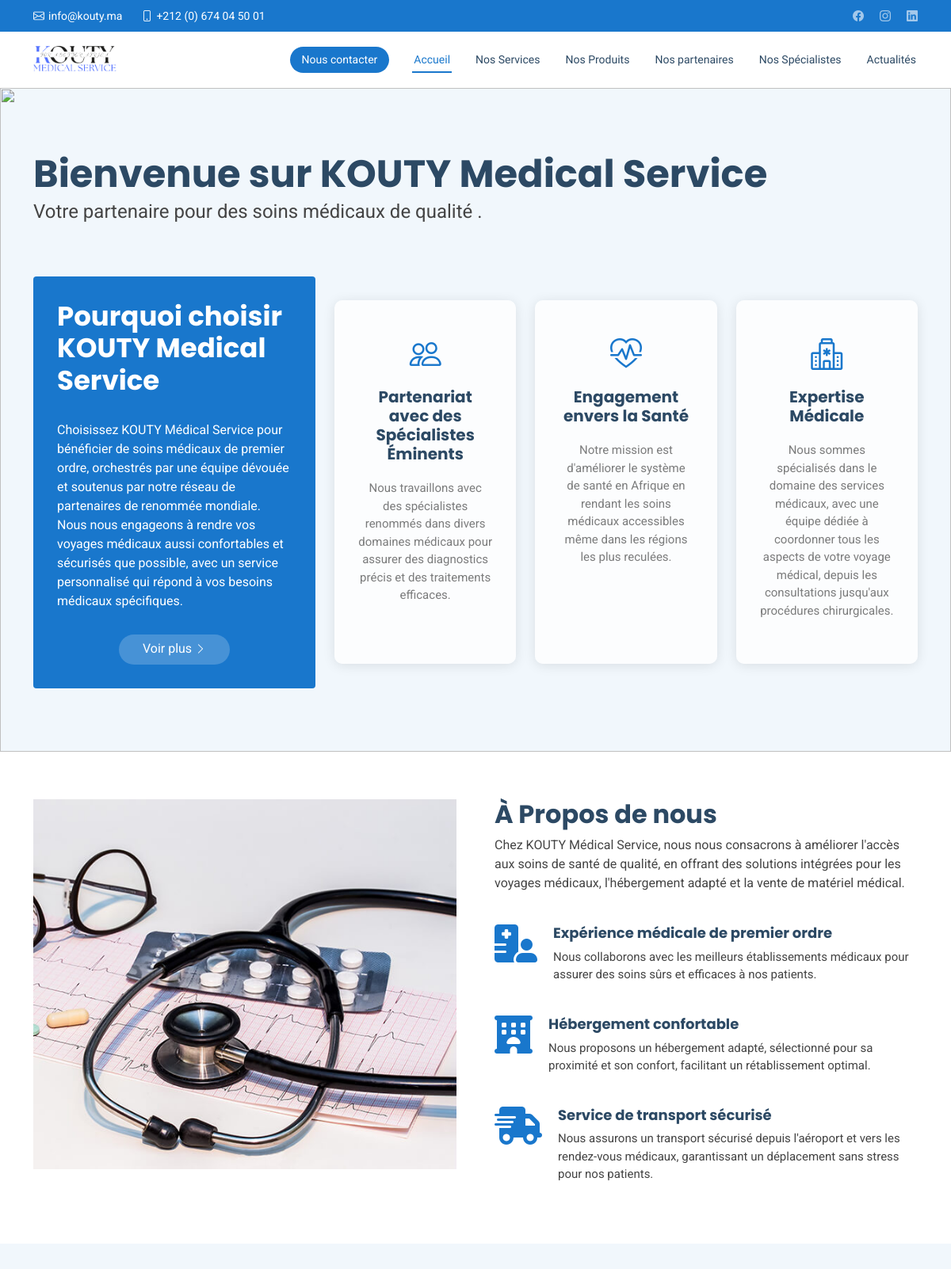
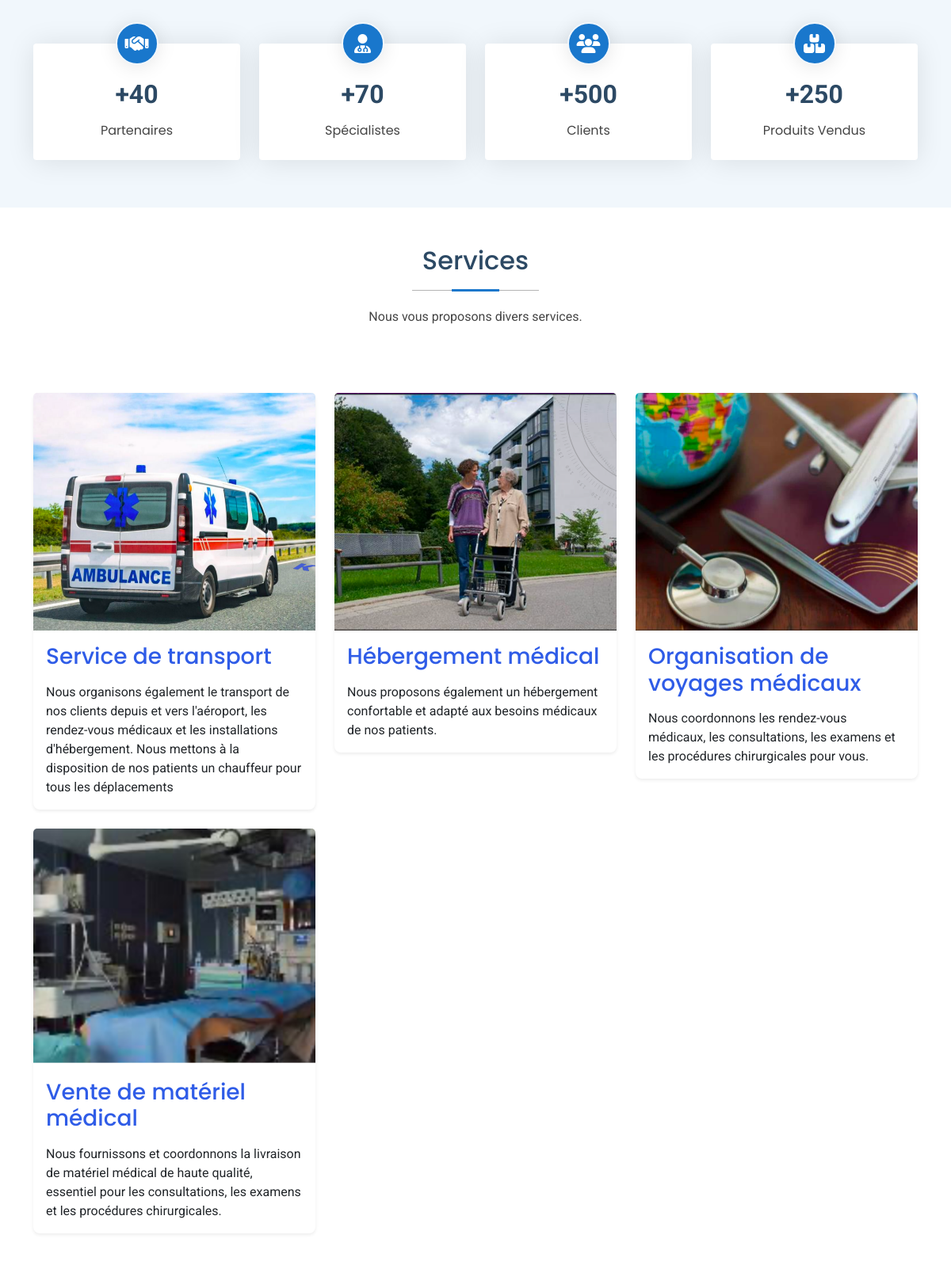
The page / (upper part) on the database its author committed (2 pictures, top to bottom).
### kouty/models.py (models this page shows, shortened)
class Service(models.Model):
    id = models.AutoField(primary_key=True)
    titre = models.CharField(max_length=100)
    description = models.TextField()
    image = models.ImageField(upload_to='media/', blank=True, null=True)

### koutyUsers/views.py (the view)
# urls.py: path('', views.index, name='admin_index'),
def index(request):
    service = Service.objects.all()
    produit = Produit.objects.all()[:3]
    partenaire = Partenaire.objects.all()
    specialiste = Specialiste.objects.all()
    temoins = Temoin.objects.all()
    mentions = Mention.objects.all().order_by('-date_publication')[:3]
    stats = {
        'partners': 50,
        'specialists': 120,
        'clients': 300,
        'sold_products': 500,
    }
    context = {
        'service': service,
        'produit': produit,
        'partenaire': partenaire,
        'specialiste': specialiste,
        'temoins': temoins,
        'mentions': mentions
    }
    return render(request, 'index.html', context)

### templates/index.html (shortened to what this page needs)
{%extends  'base.html'%}
{% load static %}
{% block content %}
    <section id="hero" class="hero section light-background">
      <div class="container position-relative">
        <div class="welcome position-relative" data-aos="fade-down" data-aos-delay="100">
          <h2>Bienvenue sur KOUTY Medical Service</h2>
            <p>Votre partenaire pour des soins médicaux de qualité .</p>
        </div>
        <div class="content row gy-4">
          <div class="col-lg-4 d-flex align-items-stretch">
            <div class="why-box" data-aos="zoom-out" data-aos-delay="200">
              <h3>Pourquoi choisir KOUTY Medical Service</h3>
              <p>
                Choisissez KOUTY Médical Service pour bénéficier de soins médicaux de premier ordre, orchestrés par une équipe dévouée et soutenus par notre réseau de partenaires de renommée mondiale.
                  Nous nous engageons à rendre vos voyages médicaux aussi confortables et sécurisés que possible, avec un service personnalisé qui répond à vos besoins médicaux spécifiques. </p>
              <div class="text-center">
                <a href="#about" class="more-btn"><span>Voir plus</span> <i class="bi bi-chevron-right"></i></a>
              </div>
            </div>
          </div>
          <div class="col-lg-8 d-flex align-items-stretch">
            <div class="d-flex flex-column justify-content-center">
                <div class="row gy-4">
                    <div class="col-xl-4 d-flex align-items-stretch">
                        <div class="icon-box" data-aos="zoom-out" data-aos-delay="300">
                            <i class="bi bi-people"></i>
                            <h4>Partenariat avec des Spécialistes Éminents</h4>
                            <p>Nous travaillons avec des spécialistes renommés dans divers domaines médicaux pour assurer des diagnostics précis et des traitements efficaces. </p>
                        </div>
                    </div>
                    <div class="col-xl-4 d-flex align-items-stretch">
                        <div class="icon-box" data-aos="zoom-out" data-aos-delay="400">
                            <i class="bi bi-heart-pulse"></i>
                            <h4>Engagement envers la Santé</h4>
                            <p>Notre mission est d'améliorer le système de santé en Afrique en rendant les soins médicaux accessibles même dans les régions les plus reculées.</p>
                        </div>
                    </div>
                    <div class="col-xl-4 d-flex align-items-stretch">
                        <div class="icon-box" data-aos="zoom-out" data-aos-delay="500">
                            <i class="bi bi-hospital"></i>
                            <h4>Expertise Médicale</h4>
                            <p>Nous sommes spécialisés dans le domaine des services médicaux, avec une équipe dédiée à coordonner tous les aspects de votre voyage médical, depuis les consultations jusqu'aux procédures chirurgicales.</p>
                        </div>
                    </div>
                </div>
            </div>
          </div>
        </div>
      </div>
    </section>
    <section id="about" class="about section">
      <div class="container">
        <div class="row gy-4 gx-5">
            <div class="col-lg-6 position-relative align-self-start" data-aos="fade-up" data-aos-delay="200">
                <img src="{% static 'img/departments-1.jpg' %}"class="img-fluid" alt="">
            </div>
          <div class="col-lg-6 content" data-aos="fade-up" data-aos-delay="100">
            <h3>À Propos de nous</h3>
            <p>
              Chez KOUTY Médical Service, nous nous consacrons à améliorer l'accès aux soins de santé de qualité, en offrant des solutions intégrées pour les voyages médicaux, l'hébergement adapté et la vente de matériel médical.
            </p>
            <ul>
              <li>
                <i class="fas fa-hospital-user"></i>
                <div>
                  <h5>Expérience médicale de premier ordre</h5>
                  <p>Nous collaborons avec les meilleurs établissements médicaux pour assurer des soins sûrs et efficaces à nos patients.</p>
                </div>
              </li>
              <li>
                <i class="fas fa-hotel"></i>
                <div>
                  <h5>Hébergement confortable</h5>
                  <p>Nous proposons un hébergement adapté, sélectionné pour sa proximité et son confort, facilitant un rétablissement optimal.</p>
                </div>
              </li>
              <li>
                <i class="fas fa-shipping-fast"></i>
                <div>
                  <h5>Service de transport sécurisé</h5>
                  <p>Nous assurons un transport sécurisé depuis l'aéroport et vers les rendez-vous médicaux, garantissant un déplacement sans stress pour nos patients.</p>
                </div>
              </li>
            </ul>
          </div>
        </div>
      </div>
    </section>
<section id="stats" class="stats section light-background">
  <div class="container" data-aos="fade-up" data-aos-delay="100">
    <div class="row gy-4">
      <div class="col-lg-3 col-md-6 d-flex flex-column align-items-center">
        <i class="fas fa-handshake"></i>
        <div class="stats-item">
            <span >+40</span>
          <p>Partenaires</p>
        </div>
      </div>
      <div class="col-lg-3 col-md-6 d-flex flex-column align-items-center">
        <i class="fas fa-user-md"></i>
        <div class="stats-item">
            <span >+70</span>
            <p>Spécialistes</p>
        </div>
      </div>
      <div class="col-lg-3 col-md-6 d-flex flex-column align-items-center">
        <i class="fas fa-users"></i>
        <div class="stats-item">
          <span >+500</span>
          <p>Clients</p>
        </div>
      </div>
      <div class="col-lg-3 col-md-6 d-flex flex-column align-items-center">
        <i class="fas fa-boxes"></i>
        <div class="stats-item">
            <span >+250</span>
          <p>Produits Vendus</p>
        </div>
      </div>
    </div>
  </div>
</section>
<section id="services" class="services section py-5">
  <div class="container section-title text-center mb-4" data-aos="fade-up">
    <h2>Services</h2>
    <p>Nous vous proposons divers services.</p>
  </div>
  <div class="container">
    <div class="row gy-4">
      {% for service in service %}
        <div class="col-lg-4 col-md-6" data-aos="fade-up">
          <div class="card border-0 rounded-3 shadow-sm">
            <div class="position-relative overflow-hidden" style="height: 300px;">
              <img src="{{ service.image.url }}" alt="{{ service.titre }} image" class="card-img-top w-100 h-100 object-fit-cover">
            </div>
            <div class="card-body">
              <h3 class="card-title mb-3" style="color: rgba(10,63,227,0.85);">{{ service.titre }}</h3>
              <p class="card-text">{{ service.description }}</p>
            </div>
          </div>
        </div>
      {% endfor %}
    </div>
  </div>
</section>
          {% include 'contact.html' %}
{% endblock %}

### templates/index.html (style rules this page uses)
.object-fit-cover { object-fit: cover; }
.card-img-top { object-fit: cover; }

### rows shown on the page
Service: image (picture), titre "Service de transport", description "Nous organisons également le transport de nos clients depuis et vers l'aéroport, les rendez-vous médicaux et les installations d'hébergement. Nous mettons à la disposition de nos patients un chauffeur pour tous les déplacements"
Service: image (picture), titre "Hébergement médical", description "Nous proposons également un hébergement confortable et adapté aux besoins médicaux de nos patients."
Service: image (picture), titre "Organisation de voyages médicaux", description "Nous coordonnons les rendez-vous médicaux, les consultations, les examens et les procédures chirurgicales pour vous."
Service: image (picture), titre "Vente de matériel médical", description "Nous fournissons et coordonnons la livraison de matériel médical de haute qualité, essentiel pour les consultations, les examens et les procédures chirurgicales."
